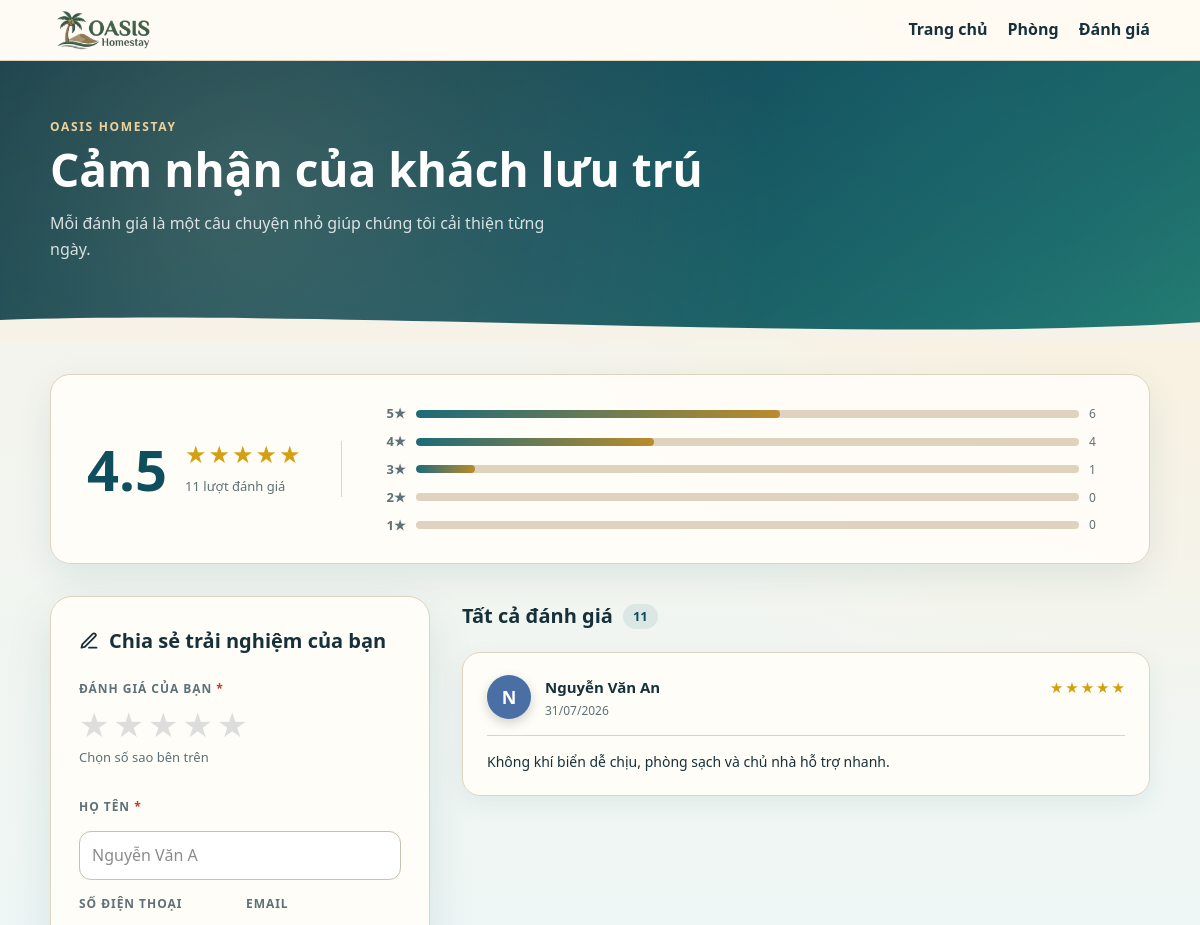
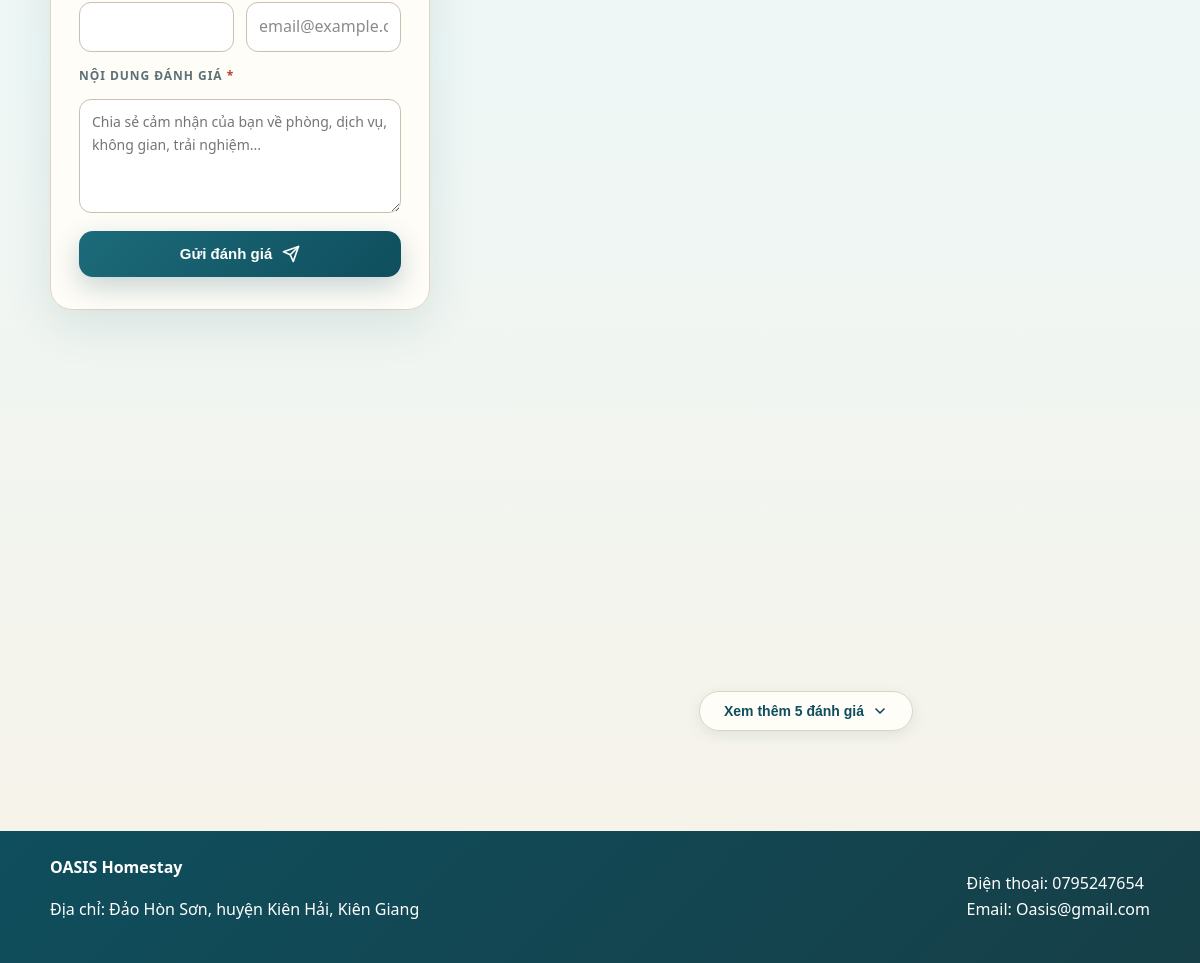
Page /feedback.php on the committed database (2 pictures, top to bottom).
### tables this page shows
CREATE TABLE danh_gia (
    id_danh_gia INT AUTO_INCREMENT PRIMARY KEY,
    ho_ten VARCHAR(100) NOT NULL,
    so_dien_thoai VARCHAR(20),
    email VARCHAR(100),
    so_sao TINYINT NOT NULL,
    noi_dung TEXT NOT NULL,
    ngay_tao TIMESTAMP DEFAULT CURRENT_TIMESTAMP
);

### feedback.php (the view, shortened to what this page needs)
<?php
include "includes/db.php";
$formSuccess = false;
$reviews    = [];
$avgRating  = 0;
$totalCount = 0;
$starCounts = [5 => 0, 4 => 0, 3 => 0, 2 => 0, 1 => 0];
if ($conn !== null) {
    $res = $conn->query(
        "SELECT * FROM danh_gia ORDER BY ngay_tao DESC"
    );
    if ($res) {
        while ($row = $res->fetch_assoc()) {
            $reviews[] = $row;
            $starCounts[(int)$row["so_sao"]]++;
        }
        $totalCount = count($reviews);
        if ($totalCount > 0) {
            $sum = 0;
            foreach ($reviews as $r) $sum += (int)$r["so_sao"];
            $avgRating = round($sum / $totalCount, 1);
        }
    }
}
function renderStars(int $count, bool $small = false): string {
    $cls = $small ? "star-sm" : "star-md";
    $out = '<span class="stars-display ' . $cls . '">';
    for ($i = 1; $i <= 5; $i++) {
        $out .= '<span class="star ' . ($i <= $count ? "star-on" : "star-off") . '">★</span>';
    }
    $out .= '</span>';
    return $out;
}
$avatarPalette = [
    "#1c6b7a","#0f4e5d","#b98b2d","#5d7177","#2e7d6e",
    "#7a5015","#4a6fa5","#6b5b95","#2d6a4f","#c77542"
];
function avatarColor(string $name, array $palette): string {
    $hash = 0;
    for ($i = 0; $i < strlen($name); $i++) $hash += ord($name[$i]);
    return $palette[$hash % count($palette)];
}
include "includes/header.php";
?>
<section class="rv-hero">
    <div class="rv-hero-inner">
        <p class="eyebrowlight">OASIS Homestay</p>
        <h1>Cảm nhận của khách lưu trú</h1>
        <p class="rv-hero-sub">
             Mỗi đánh giá là một câu chuyện nhỏ giúp chúng tôi cải thiện từng ngày.
        </p>
    </div>
    <div class="rv-wave" aria-hidden="true"></div>
</section>
<main>
    <?php if ($totalCount > 0): ?>
    <section class="rv-summary-band">
        <div class="rv-summary-left">
            <div class="rv-big-score"><?= number_format($avgRating, 1) ?></div>
            <div>
                <?= renderStars((int)round($avgRating)) ?>
                <p class="rv-total-label"><?= $totalCount ?> lượt đánh giá</p>
            </div>
        </div>
        <div class="rv-bars">
            <?php for ($s = 5; $s >= 1; $s--):
                $cnt  = $starCounts[$s];
                $pct  = $totalCount > 0 ? round(($cnt / $totalCount) * 100) : 0;
            ?>
            <div class="rv-bar-row">
                <span class="rv-bar-label"><?= $s ?>★</span>
                <div class="rv-bar-track">
                    <div class="rv-bar-fill" style="width:<?= $pct ?>%"></div>
                </div>
                <span class="rv-bar-count"><?= $cnt ?></span>
            </div>
            <?php endfor; ?>
        </div>
    </section>
    <?php endif; ?>
    <div class="rv-layout">
        <aside class="rv-form-col">
            <div class="rv-form-card">
                <h2 class="rv-form-title">
                    <svg width="20" height="20" viewBox="0 0 24 24" fill="none" stroke="currentColor" stroke-width="2.2" stroke-linecap="round" stroke-linejoin="round"><path d="M12 20h9"/><path d="M16.5 3.5a2.121 2.121 0 0 1 3 3L7 19l-4 1 1-4 12.5-12.5z"/></svg>
                    Chia sẻ trải nghiệm của bạn
                </h2>
                <form method="post" action="feedback.php#success-msg" class="rv-form" id="review-form">
                    <div class="rv-star-field">
                        <label class="rv-field-label">Đánh giá của bạn <span class="req">*</span></label>
                        <div class="rv-star-picker" id="star-picker">
                            <?php for ($i = 5; $i >= 1; $i--): ?>
                            <label for="star<?= $i ?>" title="<?= $i ?> sao">★</label>
                            <?php endfor; ?>
                        </div>
                        <span class="rv-star-hint" id="star-hint">Chọn số sao bên trên</span>
                    </div>
                    <div class="rv-field-group">
                        <label class="rv-field-label" for="ho_ten">Họ tên <span class="req">*</span></label>
                        <input id="ho_ten" type="text" name="ho_ten" placeholder="Nguyễn Văn A"
                            value="<?= !$formSuccess ? htmlspecialchars($_POST["ho_ten"] ?? "") : "" ?>"
                            autocomplete="name" required>
                    </div>
                    <div class="rv-field-row">
                        <div class="rv-field-group">
                            <label class="rv-field-label" for="so_dien_thoai">Số điện thoại</label>
                            <input id="so_dien_thoai" type="tel" name="so_dien_thoai"
                                value="<?= !$formSuccess ? htmlspecialchars($_POST["so_dien_thoai"] ?? "") : "" ?>"
                                autocomplete="tel">
                        </div>
                        <div class="rv-field-group">
                            <label class="rv-field-label" for="email">Email</label>
                            <input id="email" type="email" name="email" placeholder="email@example.com"
                                value="<?= !$formSuccess ? htmlspecialchars($_POST["email"] ?? "") : "" ?>"
                                autocomplete="email">
                        </div>
                    </div>
                    <div class="rv-field-group">
                        <label class="rv-field-label" for="noi_dung">Nội dung đánh giá <span class="req">*</span></label>
                        <textarea id="noi_dung" name="noi_dung" class="rv-textarea"
                            placeholder="Chia sẻ cảm nhận của bạn về phòng, dịch vụ, không gian, trải nghiệm..." rows="4"
                            required><?php if (!$formSuccess && isset($_POST['noi_dung'])) { echo htmlspecialchars($_POST['noi_dung']); } ?></textarea>
                    </div>
                    <button type="submit" class="rv-submit-btn" id="submit-btn">
                        <span>Gửi đánh giá</span>
                        <svg width="18" height="18" viewBox="0 0 24 24" fill="none" stroke="currentColor" stroke-width="2.2" stroke-linecap="round" stroke-linejoin="round"><path d="M22 2 11 13"/><path d="M22 2 15 22 11 13 2 9l20-7z"/></svg>
                    </button>
                </form>
            </div>
        </aside>
        <section class="rv-list-col">
            <div class="rv-list-header">
                <h2 class="rv-list-title">
                    Tất cả đánh giá
                    <?php if ($totalCount > 0): ?>
                    <span class="rv-count-badge"><?= $totalCount ?></span>
                    <?php endif; ?>
                </h2>
            </div>
            <?php if (empty($reviews)): ?>
            <div class="rv-empty">
                <div class="rv-empty-icon">
                    <svg width="48" height="48" viewBox="0 0 24 24" fill="none" stroke="currentColor" stroke-width="1.5" stroke-linecap="round" stroke-linejoin="round" style="opacity:.35"><path d="M21 15a2 2 0 0 1-2 2H7l-4 4V5a2 2 0 0 1 2-2h14a2 2 0 0 1 2 2z"/></svg>
                </div>
                <h3>Chưa có đánh giá nào</h3>
                <p>Hãy là người đầu tiên chia sẻ cảm nhận về OASIS!</p>
            </div>
            <?php else: ?>
            <div class="rv-cards" id="rv-cards">
                <?php foreach ($reviews as $idx => $r):
                    $initial = mb_strtoupper(mb_substr(trim($r["ho_ten"]), 0, 1, "UTF-8"), "UTF-8");
                    $bgColor = avatarColor($r["ho_ten"], $avatarPalette);
                    $dateStr = date("d/m/Y", strtotime($r["ngay_tao"]));
                    $hidden  = $idx >= 6;
                ?>
                <div class="rv-card <?= $hidden ? "rv-card-hidden" : "" ?>"
                     data-index="<?= $idx ?>">
                    <div class="rv-card-header">
                        <div class="rv-avatar" style="background:<?= $bgColor ?>">
                            <?= htmlspecialchars($initial) ?>
                        </div>
                        <div class="rv-card-meta">
                            <strong class="rv-card-name"><?= htmlspecialchars($r["ho_ten"]) ?></strong>
                            <span class="rv-card-date"><?= $dateStr ?></span>
                        </div>
                        <div class="rv-card-stars">
                            <?= renderStars((int)$r["so_sao"], true) ?>
                        </div>
                    </div>
                    <p class="rv-card-body"><?= nl2br(htmlspecialchars($r["noi_dung"])) ?></p>
                </div>
                <?php endforeach; ?>
            </div>
            <?php if ($totalCount > 6): ?>
            <div class="rv-load-more-wrap">
                <button class="rv-load-more-btn" id="load-more-btn"
                        onclick="loadMoreReviews()">
                    Xem thêm <?= $totalCount - 6 ?> đánh giá
                    <svg width="16" height="16" viewBox="0 0 24 24" fill="none" stroke="currentColor" stroke-width="2.5" stroke-linecap="round" stroke-linejoin="round"><path d="M6 9l6 6 6-6"/></svg>
                </button>
            </div>
            <?php endif; ?>
            <?php endif; ?>
        </section>
    </div>
</main>
<?php include "includes/footer.php"; ?>

### rows in the picture
danh_gia: ho_ten "N", ho_ten "Nguyễn Văn An", ngay_tao "31/07/2026", noi_dung "Không khí biển dễ chịu, phòng sạch và chủ nhà hỗ trợ nhanh."

### other values in the picture
$item['label'] "Trang chủ"
$item['label'] "Phòng"
$item['label'] "Đánh giá"
$avgRating "4.5"
$totalCount "11"
$cnt "6"
$cnt "4"
$cnt "1"
$cnt "0"
$totalCount - 6 "5"
